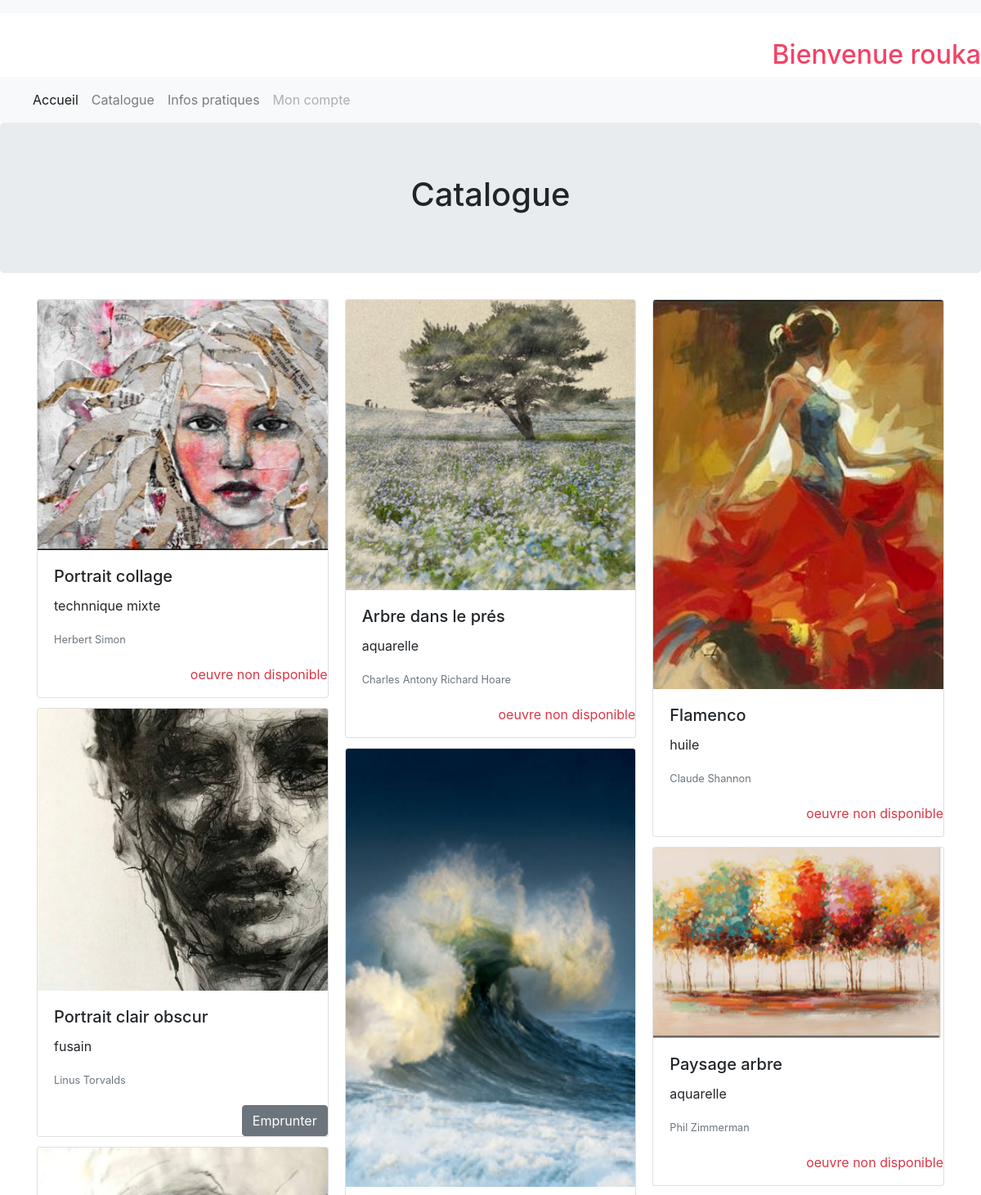
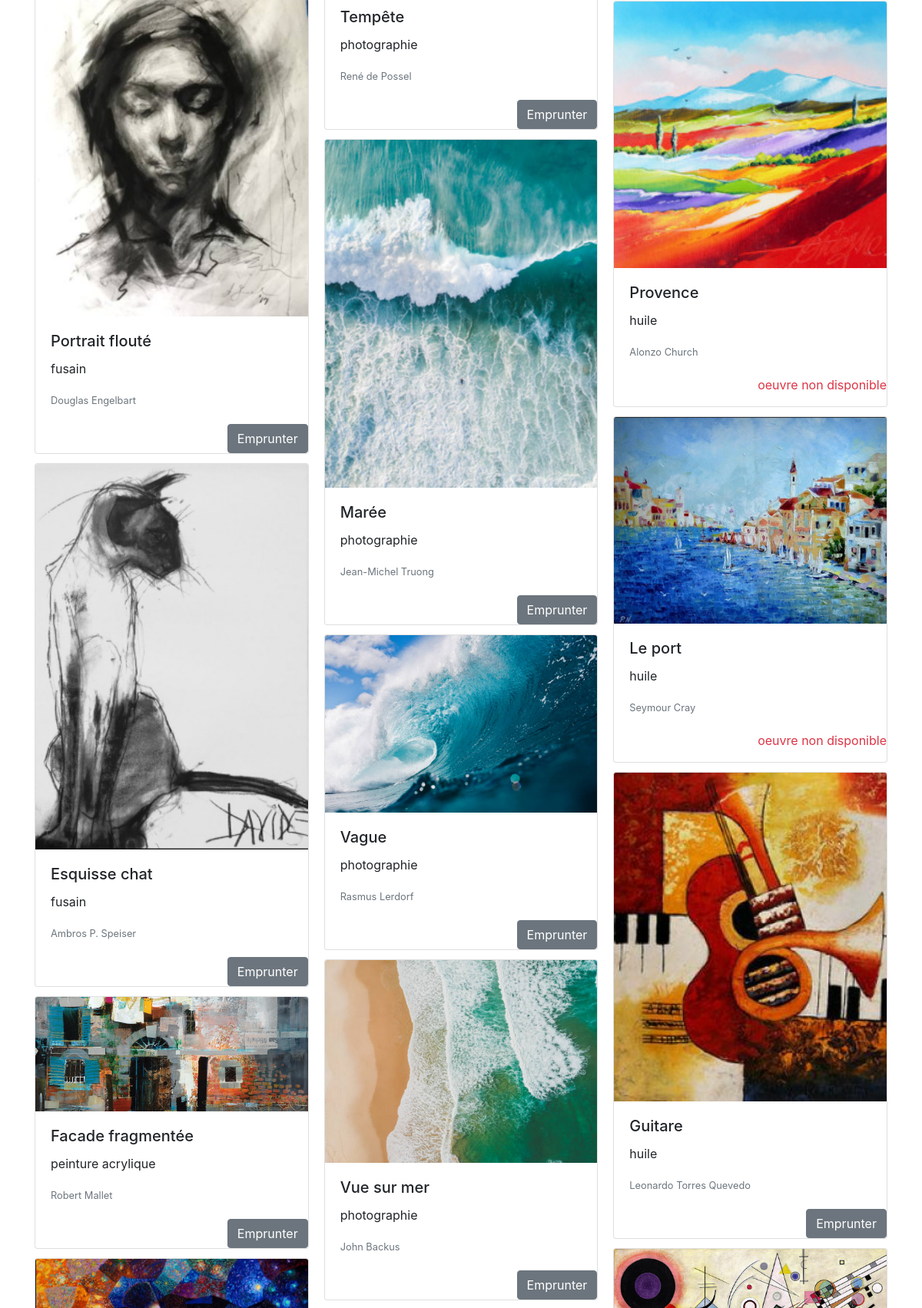
Page /Pages/profil.php?id=29 (upper part) on the committed database (2 pictures, top to bottom).
### tables this page shows
CREATE TABLE IF NOT EXISTS `users` (
  `id` int(5) NOT NULL AUTO_INCREMENT,
  `username` varchar(245) NOT NULL,
  `password` text NOT NULL,
  `email` varchar(255) NOT NULL,
  PRIMARY KEY (`id`)
);

CREATE TABLE IF NOT EXISTS `artotheque` (
  `id` int(11) NOT NULL AUTO_INCREMENT,
  `titre_oeuvre` varchar(255) NOT NULL,
  `description` text NOT NULL,
  `auteur` varchar(255) NOT NULL,
  `liens` varchar(255) NOT NULL,
  `emprunt` int(11) DEFAULT '0',
  PRIMARY KEY (`id`)
);

### Pages/profil.php (the view, shortened to what this page needs)
<?php
 $bdd = new PDO('mysql:host=localhost;dbname=artotheque;charset=utf8', 'root', '');
 if(isset($_GET['id']) and $_GET['id']>0)
 {
 	$getid= intval($_GET['id']);
 	$req= $bdd->prepare('select* from users where id = ?');
 	$req-> execute(array($getid));
 	$userinfo=$req-> fetch();
?>
<!DOCTYPE html>
<html lang="fr">
<head>
  <br/><br/>
  <h2 style=" text-align: right; color:#f44265">Bienvenue <?php echo $userinfo['username']; ?></h2>
  <link rel="stylesheet" href="https://maxcdn.bootstrapcdn.com/bootstrap/4.1.3/css/bootstrap.min.css">
  <link rel="stylesheet" href="../styles">
</head>
<body>
    <div id="container">
    <nav class="navbar navbar-expand-lg navbar-light bg-light">
            <div class="collapse navbar-collapse" id="navbarNav">
              <ul class="navbar-nav">
                <li class="nav-item active">
                  <a class="nav-link" href="../index.html">Accueil <span class="sr-only">(current)</span></a>
                </li>
                <li class="nav-item">
                  <a class="nav-link" href="../Pages/catalogue.html">Catalogue</a>
                </li>
                <li class="nav-item">
                  <a class="nav-link" href="register.php">Infos pratiques</a>
                </li>
                <li class="nav-item">
                  <a class="nav-link disabled" href="login.php">Mon compte</a>
                </li>
              </ul>
            </div>
          </nav>
    <nav class="navbar fixed-top navbar-light bg-light">
  </div>
<section class="jumbotron text-center">
        <div class="container">
          <h1 class="jumbotron-heading">Catalogue</h1>
        </div>
</section>
<div class="container">
<div class="card-columns">
  <?php
try
{
    $bdd = new PDO('mysql:host=localhost;dbname=artotheque;charset=utf8', 'root', '');
}
catch(Exception $e)
{
        die('Erreur : '.$e->getMessage());
}
$reponse = $bdd->query('SELECT * FROM artotheque');
while ($donnees = $reponse->fetch())
{
    echo '<div class="card">';
    echo '<img class="card-img-top" src="'.$donnees['liens'] .'" alt="Card image cap">';
    echo'<div class="card-body">';
    echo' <h5 class="card-title">'.$donnees['titre_oeuvre'].'</h5>';
    echo'<p class="card-text">'.$donnees['description'].'</p>';
    echo'  <p class="card-text"><small class="text-muted">'.$donnees['auteur'].'</small></p>
    </div>';
    if ($donnees['emprunt']==0)
      {
         echo'<form method="post" action="booked.php?id='. $donnees['id'] . '">
         <input type="submit" class="bouton btn btn-secondary float-right" value="Emprunter" /></form>';
      }
      else
      {
          echo' <p id="ond" class="float-right text-danger"> oeuvre non disponible</p>';
      }
    echo'</div>';
    echo '<br />';
}
?>
</div>
</div>
</body>
</html>
<?php
}
else
{
  echo "hello";
}
?>

### rows in the picture
users: username "rouka"
artotheque: liens (picture), titre_oeuvre "Portrait collage", description "technnique mixte", auteur "Herbert Simon", emprunt "oeuvre non disponible"
artotheque: liens (picture), titre_oeuvre "Portrait clair obscur", description "fusain", auteur "Linus Torvalds"
artotheque: liens (picture), titre_oeuvre "Portrait flouté", description "fusain", auteur "Douglas Engelbart"
artotheque: liens (picture), titre_oeuvre "Esquisse chat", description "fusain", auteur "Ambros P. Speiser"
artotheque: liens (picture), titre_oeuvre "Facade fragmentée", description "peinture acrylique", auteur "Robert Mallet"
artotheque: liens (picture)
artotheque: liens (picture), titre_oeuvre "Arbre dans le prés", description "aquarelle", auteur "Charles Antony Richard Hoare", emprunt "oeuvre non disponible"
artotheque: liens (picture), titre_oeuvre "Tempête", description "photographie", auteur "René de Possel"
artotheque: liens (picture), titre_oeuvre "Marée", description "photographie", auteur "Jean-Michel Truong"
artotheque: liens (picture), titre_oeuvre "Vague", description "photographie", auteur "Rasmus Lerdorf"
artotheque: liens (picture), titre_oeuvre "Vue sur mer", description "photographie", auteur "John Backus"
artotheque: liens (picture), titre_oeuvre "Flamenco", description "huile", auteur "Claude Shannon", emprunt "oeuvre non disponible"
artotheque: liens (picture), titre_oeuvre "Paysage arbre", description "aquarelle", auteur "Phil Zimmerman", emprunt "oeuvre non disponible"
artotheque: liens (picture), titre_oeuvre "Provence", description "huile", auteur "Alonzo Church", emprunt "oeuvre non disponible"
artotheque: liens (picture), titre_oeuvre "Le port", description "huile", auteur "Seymour Cray", emprunt "oeuvre non disponible"
artotheque: liens (picture), titre_oeuvre "Guitare", description "huile", auteur "Leonardo Torres Quevedo"
artotheque: liens (picture)
